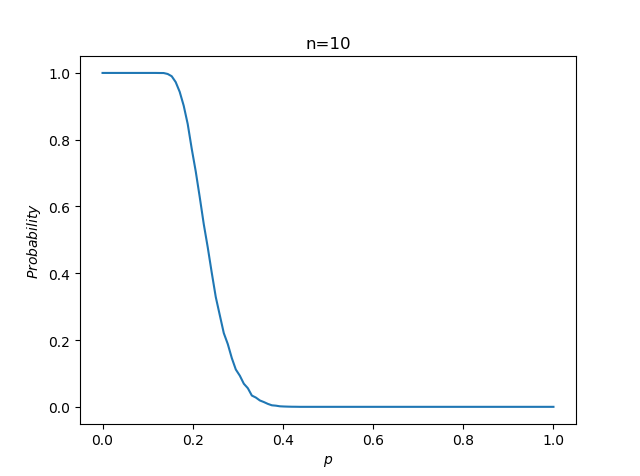

This chart was generated by the following Python code:
import matplotlib.pyplot as plt
import numpy as np

def RandomVectorWithFixedSum(n, m, s=1, a=0, b=1):
    """
        获得m个长度为n的随机向量
        随机向量元素的值在[a, b]范围内
        随机向量元素的和为s
        return 为[n, m]矩阵
                np.sum(x, 0)为[1, 1, ..]
    """
    assert n*a<=s<=n*b and a<b
    n, m = int(n), int(m)
    s=(s - n*a) / (b - a)
    k = int(max(min(np.floor(s),n - 1),0))

    s1=s - np.arange(k, k-n, -1)
    s2=np.arange(k+n, k, -1) - s

    w=np.zeros((n,n + 1))
    w[0, 1]=np.inf

    t = np.zeros((n - 1,n))
    tiny = 1e-32

    for i in range(2, n+1):
        tmp1=w[i-2, 1:i+1] * s1[0:i] / i
        tmp2=w[i-2, 0:i] * s2[n-i: n] / i
        w[i-1, 1:i+1] = tmp1 + tmp2
        tmp3 = w[i-1, 1:i+1] + tiny
        tmp4 = (s2[n-i: n] > s1[0: i]).astype(np.float)
        t[i-2, 0:i] = (tmp2/tmp3)*tmp4 + (1-tmp1/tmp3)*(1-tmp4)

    x=np.zeros((n,m))
    if m == 0:
        return x
    
    rt=np.random.rand(n - 1,m)
    rs=np.random.rand(n - 1,m)

    s = s*np.ones((1, m)).astype(np.int)
    j = (k+1)*np.ones((1, m)).astype(np.int)
    sm=np.zeros((1,m))
    pr=np.ones((1,m))

    for i in range(n-1, 0, -1):
        e = rt[n-i-1, :] <= t[i-1, j-1]
        sx = rs[n-i-1, :]**(1/i)
        sm += (1-sx)*pr*s/(i+1)
        pr= sx*pr
        x[n-i-1, :] = sm + pr*e
        s = s - e
        j = j - e

    x[n-1, :] = sm + pr*s
    x = (b-a) * x + a
    return x

def getProb(n, pt):
    vecnum = 1e4 # 使用vecnum个随机向量估算
    mat = RandomVectorWithFixedSum(n-1, vecnum, s=1-pt)
    probmat = np.sum((mat > pt), 0) > 0
    return np.sum(probmat)/vecnum

def getProbPt(n, numinter=46):
    pts = np.linspace(1/n, 1/2, numinter)
    probs = np.array([getProb(n, pt) for pt in pts])
    pts = np.concatenate([np.linspace(0, 1/n, 2), pts, np.linspace(1/2, 1, 2)])
    probs = np.concatenate([np.ones(2), probs, np.zeros(2)])
    return pts, probs

xdata, ydata = getProbPt(10)

plt.plot(xdata, ydata)
plt.xlabel('$p$')
plt.ylabel('$Probability$')
plt.title('n=10')
plt.show()
